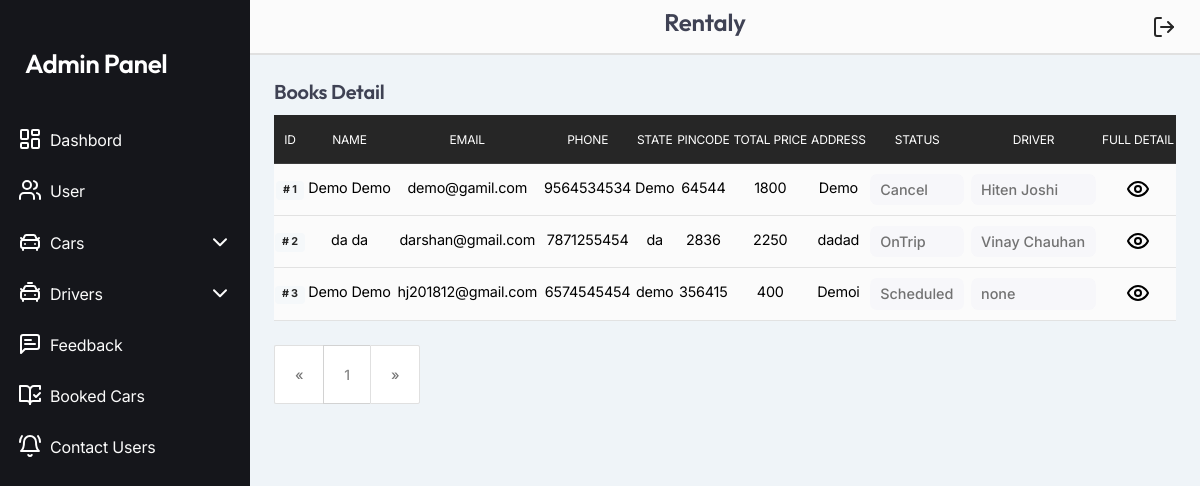
The page /admin/Booked-cars.php (signed in) on the database its author committed.
### tables this page shows
CREATE TABLE `book_car` (
  `id` int(4) NOT NULL,
  `fname` varchar(25) NOT NULL,
  `lname` varchar(25) NOT NULL,
  `email` varchar(35) NOT NULL,
  `phone` varchar(10) NOT NULL,
  `state` varchar(15) NOT NULL,
  `pincode` int(7) NOT NULL,
  `address` text NOT NULL,
  `total_days` int(4) NOT NULL,
  `total_price` varchar(7) NOT NULL,
  `pickup_date` varchar(10) NOT NULL,
  `drop_date` varchar(10) NOT NULL,
  `pickup_location` varchar(20) NOT NULL,
  `drop_location` varchar(20) NOT NULL,
  `payment_status` varchar(20) NOT NULL DEFAULT 'pending',
  `userId` int(5) NOT NULL,
  `carId` int(5) NOT NULL,
  `driver` varchar(25) NOT NULL DEFAULT 'none',
  `status` varchar(10) NOT NULL DEFAULT 'scheduled'
);

CREATE TABLE `driver` (
  `id` int(3) NOT NULL,
  `d_name` varchar(25) NOT NULL,
  `d_email` varchar(30) NOT NULL,
  `d_phone` varchar(10) NOT NULL,
  `d_licence` varchar(100) NOT NULL,
  `status` varchar(10) NOT NULL DEFAULT 'pendding'
);

### admin/Booked-List.php (the view, shortened to what this page needs)
<?php
include("../controller/connection.php");
if (!isset ($_GET['page']) ) {
    $page = 1;
} else {
    $page = $_GET['page'];
}
$results_per_page = 10;
$page_first_result = ($page-1) * $results_per_page;
$q = "select * from book_car";
$select = mysqli_query($con, $q);
$number_of_result = mysqli_num_rows($select);
$number_of_page = ceil ($number_of_result / $results_per_page);
$query = "select * from book_car limit " . $page_first_result . ',' . $results_per_page;
$result = mysqli_query($con, $query);
?>
<div class=" p-4 rounded-5 mb25 w-100">
    <h4>Books Detail</h4>
    <table class="table  de-table text-center ">
        <thead class='table-dark '>
            <tr>
                <th scope="col">
                    <span class="text-uppercase fs-12">ID</span>
                </th>
                <th scope="col">
                    <span class="text-uppercase fs-12">Name</span>
                </th>
                <th scope="col">
                    <span class="text-uppercase fs-12">Email</span>
                </th>
                <th scope="col">
                    <span class="text-uppercase fs-12">Phone</span>
                </th>
                <th scope="col">
                    <span class="text-uppercase fs-12">State</span>
                </th>
                <th scope="col">
                    <span class="text-uppercase fs-12">Pincode</span>
                </th>
                <th scope="col">
                    <span class="text-uppercase fs-12">Total Price</span>
                </th>
                <th scope="col">
                    <span class="text-uppercase fs-12">Address</span>
                </th>
                <th scope="col">
                    <span class="text-uppercase fs-12">Status</span>
                </th>
                <th scope="col">
                    <span class="text-uppercase fs-12">Driver</span>
                </th>
                <th scope="col">
                    <span class="text-uppercase fs-12">Full Detail</span>
                </th>
            </tr>
        </thead>
        <tbody class='table-light '>
            <?php
            while ($data = mysqli_fetch_array($result)) {
                ?>
            <tr>
                <td>
                    <div class="badge bg-gray-100 text-dark">#
                        <?php echo $data[0]; ?>
                    </div>
                </td>
                <td>
                    <span class="d-lg-none d-sm-block">Name</span><span>
                        <?php echo $data['fname']. " ".$data['lname']; ?>
                    </span>
                </td>
                <td>
                    <?php echo $data['email']; ?>
                </td>
                <td>
                    <?php echo $data['phone']; ?>
                </td>
                <td>
                    <?php echo $data['state']; ?>
                </td>
                <td>
                    <?php echo $data['pincode']; ?>
                </td>
                <td>
                    <?php echo $data['total_price']; ?>
                </td>
                <td>
                    <?php echo $data['address']; ?>
                </td>
                <td>
                    <span>
                        <select name="" class='edit-item edit-status' data-id='<?php echo $data[0]; ?>'>
                            <option value="scheduled" <?php if ($data['status'] == 'scheduled') { ?> selected='selected'
                                <?php } ?>>Scheduled</option>
                            <option value="Ontrip" <?php if ($data['status'] == 'Ontrip') { ?> selected='selected'
                                <?php } ?>>OnTrip</option>
                            <option value="Cancel" <?php if ($data['status'] == 'Cancel') { ?> selected='selected'
                                <?php } ?>>
                                Cancel
                            </option>
                        </select>
                    </span>
                </td>
                <td>
                    <?php
                        $q3 = "select * from  driver where status='approved'";
                        $selectData = mysqli_query($con,$q3);
                    ?>
                    <span>
                        <select name="" id="editdriver" class='edit-item editdriver' data-id='<?php echo $data[0]; ?>'>
                            <option value="none">none</option>
                            <?php
                            while ($row = mysqli_fetch_array($selectData)) {
                        ?>
                            <option value="<?php echo $row['d_name']; ?>"
                                <?php if ($data['driver'] == $row['d_name']) { ?> selected='selected' <?php } ?>>
                                <?php echo $row['d_name']; ?>
                            </option>
                            <?php
                        }
                        ?>
                        </select>
                    </span>
                </td>
                <td>
                    <svg class='book-info' style="cursor: pointer;" xmlns="http://www.w3.org/2000/svg" width="24"
                        height="24" viewBox="0 0 24 24" fill="none" stroke="currentColor" stroke-width="2"
                        stroke-linecap="round" stroke-linejoin="round" class="lucide lucide-eye"
                        data-id='<?php echo $data[0]; ?>'>
                        <path d="M2 12s3-7 10-7 10 7 10 7-3 7-10 7-10-7-10-7Z" />
                        <circle cx="12" cy="12" r="3" />
                    </svg>
                </td>
            </tr>
            <?php
            }
            ?>
        </tbody>
    </table>
    <div class='pt-4'>
        <nav aria-label="Page navigation example">
            <ul class="pagination">
                <?php
                    if($page > 1) {
                        ?>
                <li class="page-item disabled ">
                    <a class="page-link" href="#" aria-label="Previous">
                        <span aria-hidden="true">&laquo;</span>
                    </a>
                </li>
                <?php
                    }
                    else{
                        ?>
                <li class="page-item disabled ">
                    <a class="page-link" href="Booked-cars.php?page=<?php echo $page-1; ?>" aria-label="Previous">
                        <span aria-hidden="true">&laquo;</span>
                    </a>
                </li>
                <?php
                    }
                ?>
                <?php
                    for ($i=1; $i <=$number_of_page; $i++) {
                        ?>
                <li class="page-item"><a class="page-link"
                        href="Booked-cars.php?page=<?php echo $i;?>"><?php echo $i; ?></a></li>
                <?php
                    }
                ?>
                <?php
                    if($page>=$number_of_page){
                        ?>
                <li class="page-item  disabled ">
                    <a class="page-link" href="Booked-cars.php" aria-label="Next">
                        <span aria-hidden="true">&raquo;</span>
                    </a>
                </li>
                <?php
                    }
                ?>
            </ul>
        </nav>
    </div>
</div>

### css/main-admin.css (style rules this page uses)
body { background-color: #15161B; }

### css/colors/scheme-01.css (style rules this page uses)
:root { --primary-color: #1ECB15; --primary-color-rgb: 120, 202, 92; --secondary-color: #179510; --secondary-color-rgb: 23, 149, 16; }

### css/coloring.css (style rules this page uses)
a, a:hover, footer .widget a:hover, .id-color-2, .id-color-secondary, span.id-color-2, .icon-box i, .h-phone i.id-color-secondary, .mask:hover .cover h3 i, address.s1 span i, .de_table .tr .td:nth-child(2) span, .activity-filter i, .dark-scheme .demo-icon-wrap i, .dark-scheme .demo-icon-wrap-s2 span, .de_tab .de_nav li span, .dark-scheme .small-border, .de_tab.tab_methods .de_nav li.active span img, .ul-style-3 li:after, .accordion-button:not(.collapsed), .ul-style-2 li:before, .pricing-table.table-featured .bottom i { color: var(--secondary-color); }
.item_info_counts>div, .de_table .tr .td:nth-child(2) span, .activity-filter i, .accordion-button:not(.collapsed), { background: rgba(var(--secondary-color-rgb), .1); }

### admin/Booked-cars.php (style rules this page uses)
input, textarea, select { -webkit-appearance: none; }
.edit-item { border: none; border-radius: 7px; padding: 2px 10px; background-color: #F7F7FA; font-weight: 500; outline: none; color: #727272; cursor: pointer; }
.edit-item * { border-radius: 10px; }

### rows shown on the page
book_car: id "1", fname "Demo", lname "Demo", email "demo@gamil.com", phone "9564534534", state "Demo", pincode "64544", total_price "1800", address "Demo", status+id "Cancel", driver+id "Hiten Joshi"
book_car: id "2", fname "da", lname "da", email "darshan@gmail.com", phone "7871255454", state "da", pincode "2836", total_price "2250", address "dadad", status+id "OnTrip", driver+id "Vinay Chauhan"
book_car: id "3", fname "Demo", lname "Demo", email "hj201812@gmail.com", phone "6574545454", state "demo", pincode "356415", total_price "400", address "Demoi", status+id "Scheduled", id "none"
